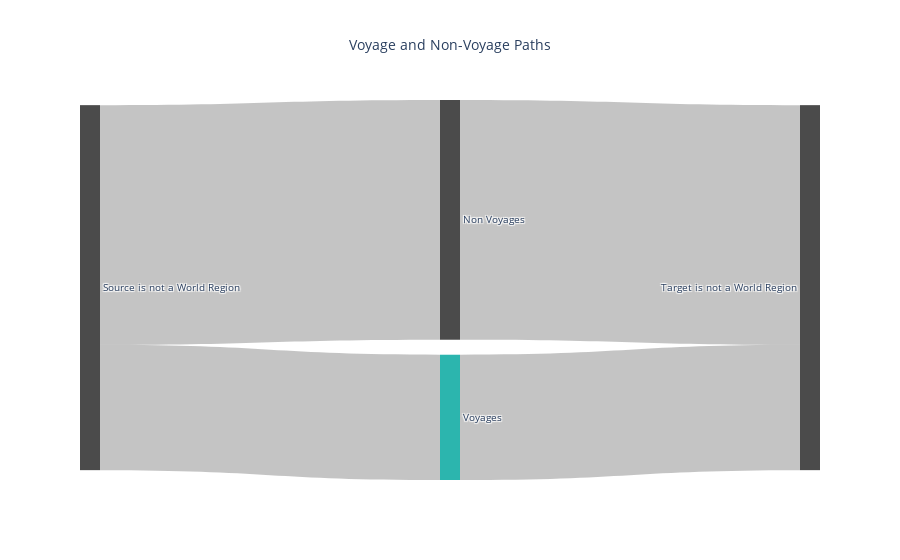

Here is the notebook cell this chart was saved with:
### Markdown cell above
We immediately see that <span style="background: linear-gradient(to right, #3458d6, #34d634); -webkit-background-clip: text; color: transparent;">Wikispeedia Voyage</span> are very commun since they are approximately one third of the paths.

### Code cell
#concatenate all games in a dataframe and plot the sankey diagram 
df_merged = pd.concat([df_finished, df_unfinished], ignore_index=True, sort=False)
sankey_fig = plot_sankey_voyage(df_merged)

### Figure 1 — Plotly figure (JSON) as saved in the notebook; plotly's stock layout.template omitted (floating-point values rounded to 4 significant figures)
{"data": [{"link": {"color": "rgba(60,60,60,0.3)", "hovercolor": ["rgba(75, 75, 75, 0.3)", "rgba(75, 75, 75, 0.3)", "rgba(44, 181, 174, 0.3)", "rgba(75, 75, 75, 0.3)", "rgba(75, 75, 75, 0.3)", "rgba(44, 181, 174, 0.3)"], "source": [1, 1, 3, 2], "target": [3, 2, 5, 5], "value": [49853, 26052, 49853, 26052]}, "node": {"color": ["#2CB5AE", "#4b4b4b", "#2CB5AE", "#4b4b4b", "#2CB5AE", "#4b4b4b"], "label": ["Source is a World Region", "Source is not a World Region", "Voyages", "Non Voyages", "Target is a World Region", "Target is not a World Region"], "line": {"color": "black", "width": 0}, "pad": 15, "thickness": 20}, "type": "sankey"}], "layout": {"font": {"size": 10}, "paper_bgcolor": "rgba(0,0,0,0)", "plot_bgcolor": "rgba(0,0,0,0)", "title": {"font": {"size": 14}, "text": "Voyage and Non-Voyage Paths", "x": 0.5}}}
